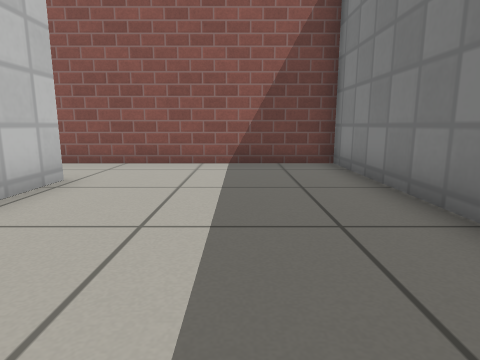
view 1 (above)

18 first-person views from a walk through a world built for the Gazebo simulator. The camera is 0.5 m above the floor, tilts 10° down and sees 75° across. The floor is counted in squares, 0.5 m on a side. Each view is taken from the middle of a square. On the plan, view 1 faces up. The plan holds only what a view shows up to about 12 squares ahead; the rest is blank. Simple patterns stand in for the simulator's built-in surfaces.

view 2
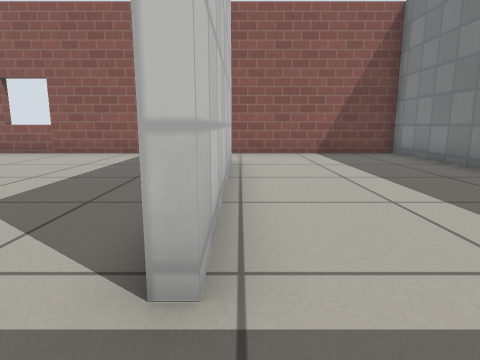

view 3
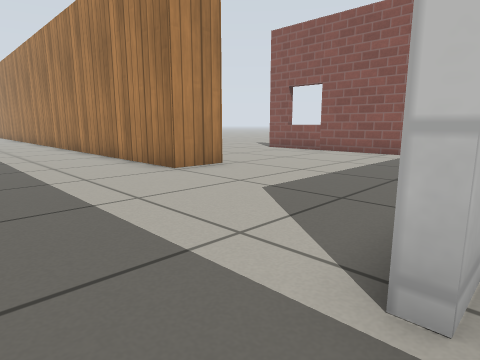

view 4
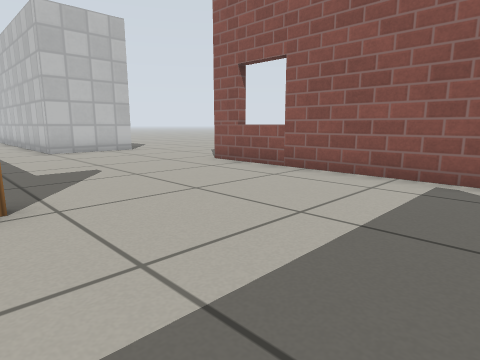

view 5
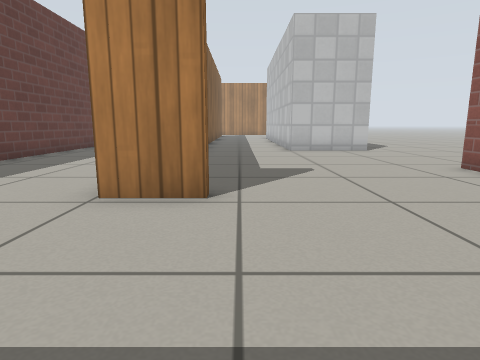

view 6
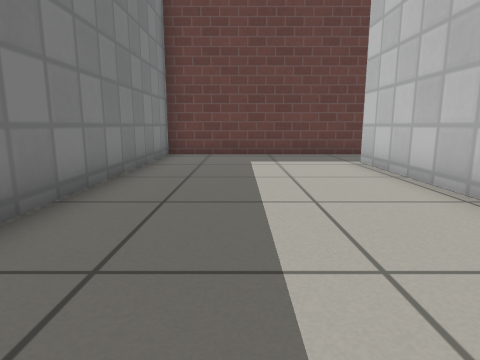

view 7
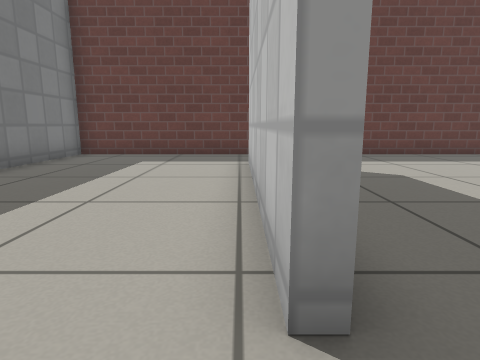

view 8
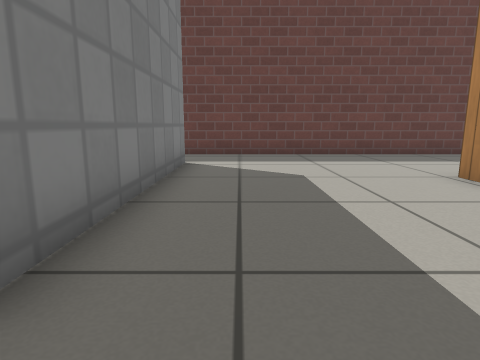

view 9
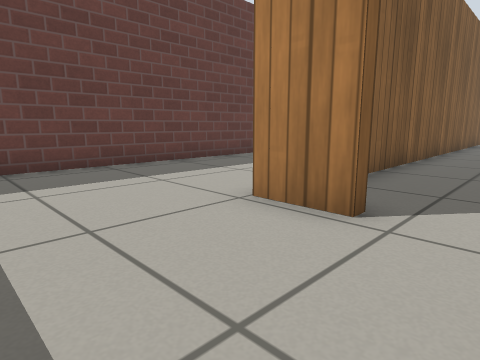

view 10
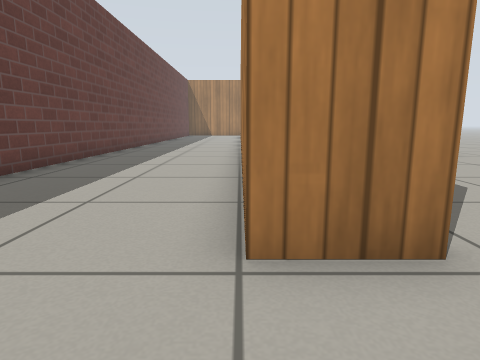

view 11
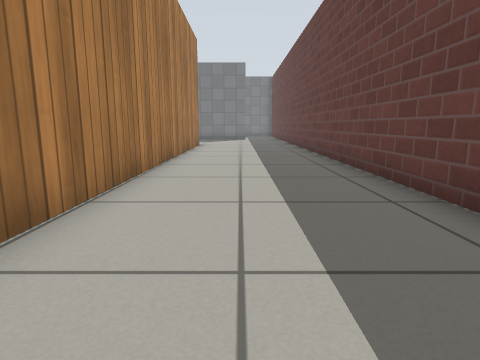

view 12
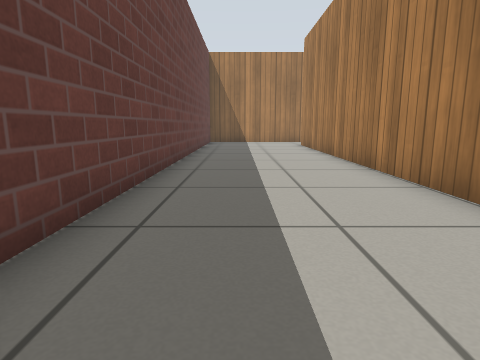

view 13
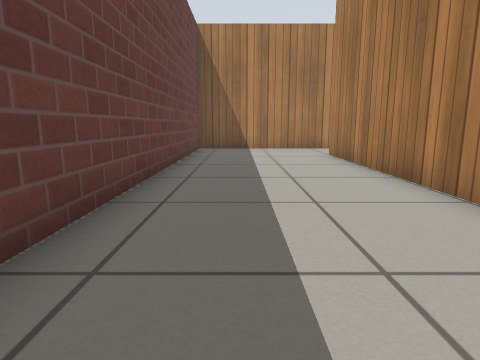

view 14
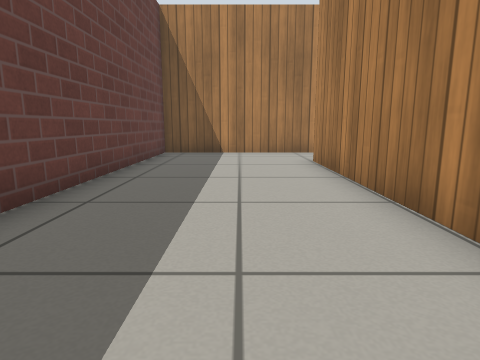

view 15
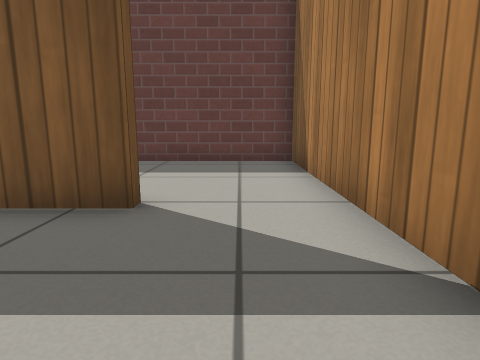

view 16
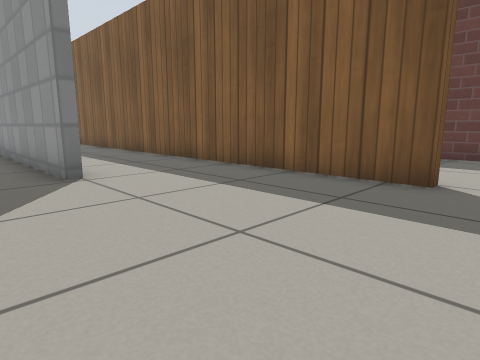

view 17
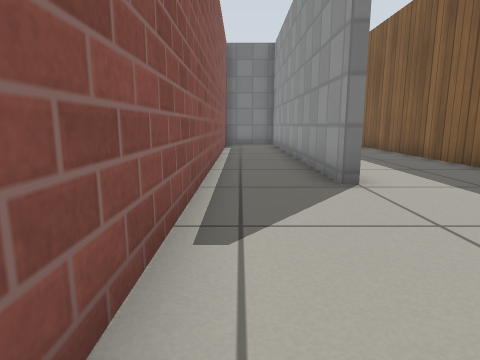

view 18
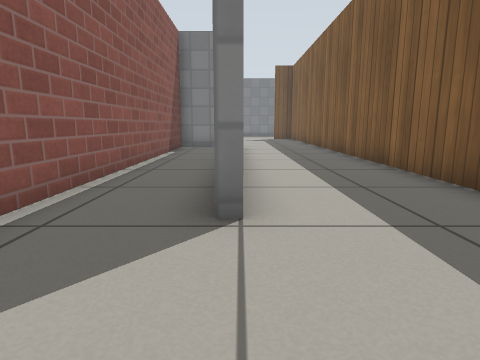

### Floor plan
Points are (right, up) in squares from view 1. A wall is a line through its corners. A room is listed if a view was taken in it or the views show most of it. See-through windows are left out.
Room 1 (views 1, 2, 3, 6, 7)
walls: (-3.2, 5.6) (-3.2, -1.4); (-4.6, -3.7) (2.4, -3.7) (2.4, 8.2) (-4.6, 8.2)
low walls: (-3.2, -1.4) (-3.5, -1.4); (-3.6, 5.6) (-3.2, 5.6)
ways out: opening at (-3.5, 6.5) to room 2; opening at (-3.5, -2.5) to room 3
Room 2 (views 4, 5, 8, 9, 10)
walls: (-9.6, 2.5) (-9.2, 2.5) (-9.2, 1); (-4.6, 8.2) (-12.3, 8.2); (-16.4, 1.3) (-12.4, 1.3); (-3.5, 0.6) (-3.5, 5.2); (-17.2, 8) (-17.2, 5)
ways out: opening at (-3.5, 6.5) to room 1; opening at (-6.5, 1.5) to room 3; opening at (-17, 3) to room 4; opening at (-14.5, 8)
Room 3 (views 11, 12, 13, 14)
walls: (-9.2, 1) (-33.8, 1); (-3.5, -1.4) (-3.5, 0.6); (-36.5, 0.5) (-36.5, -3.7) (-4.6, -3.7)
ways out: opening at (-3.5, -2.5) to room 1; opening at (-6.5, 1.5) to room 2; opening at (-34.5, 1) to room 4
Room 4 (views 15, 16, 17, 18)
walls: (-28.8, 4.9) (-28.8, 5.3) (-21.5, 5.3); (-33.8, 1.3) (-16.4, 1.3); (-19.4, 7.7) (-33.2, 7.7); (-36.5, 3.2) (-36.5, 0.5); (-17.2, 5) (-19.9, 5)
ways out: opening at (-17, 3) to room 2; opening at (-34.5, 1) to room 3

Where each view was taken, in squares from view 1:
view 1: 0 up, 0 right, facing up
view 2: 3 down, 3 left, facing up
view 3: 3 down, 3 left, facing up-left
view 4: 2 up, 5 left, facing up-left
view 5: 3 up, 5 left, facing left
view 6: 7 up, 0 right, facing down
view 7: 7 up, 3 left, facing down
view 8: 7 up, 5 left, facing down
view 9: 4 up, 6 left, facing down-left
view 10: 1 up, 7 left, facing left
view 11: 1 down, 25 left, facing right
view 12: 2 down, 18 left, facing left
view 13: 2 down, 23 left, facing left
view 14: 1 down, 25 left, facing left
view 15: 5 up, 35 left, facing down
view 16: 7 up, 35 left, facing down-right
view 17: 7 up, 34 left, facing right
view 18: 5 up, 32 left, facing right
